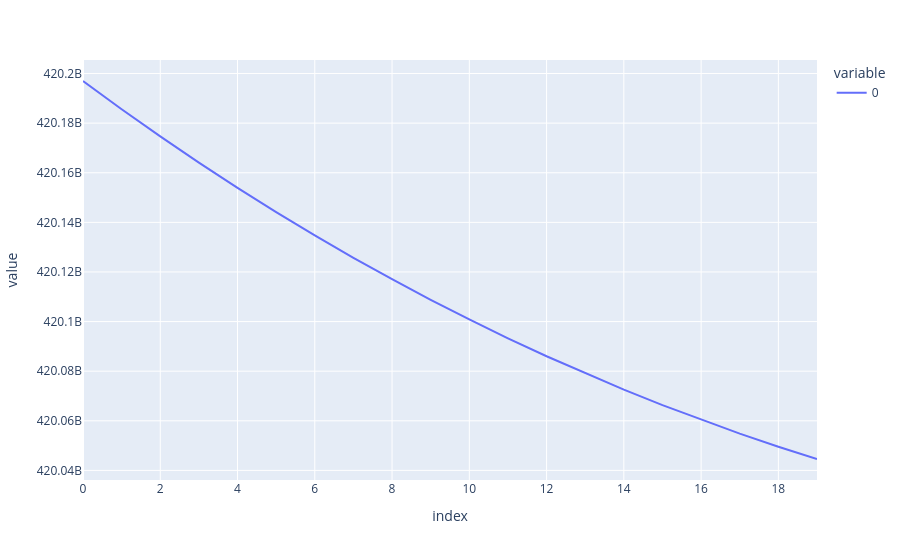

Notebook cell for this chart:
### Code cell
px.line(total_storage_baseline)

### Figure 1 — Plotly figure (JSON) as saved in the notebook; plotly's stock layout.template omitted (floating-point values rounded to 4 significant figures)
{"data": [{"hovertemplate": "variable=0<br>index=%{x}<br>value=%{y}<extra></extra>", "legendgroup": "0", "line": {"color": "#636efa", "dash": "solid"}, "marker": {"symbol": "circle"}, "mode": "lines", "name": "0", "orientation": "v", "showlegend": true, "type": "scatter", "x": [0, 1, 2, 3, 4, 5, 6, 7, 8, 9, 10, 11, 12, 13, 14, 15, 16, 17, 18, 19], "xaxis": "x", "y": [420200000000.0, 420200000000.0, 420200000000.0, 420200000000.0, 420200000000.0, 420100000000.0, 420100000000.0, 420100000000.0, 420100000000.0, 420100000000.0, 420100000000.0, 420100000000.0, 420100000000.0, 420100000000.0, 420100000000.0, 420100000000.0, 420100000000.0, 420100000000.0, 420000000000.0, 420000000000.0], "yaxis": "y"}], "layout": {"legend": {"title": {"text": "variable"}, "tracegroupgap": 0}, "margin": {"t": 60}, "xaxis": {"anchor": "y", "domain": [0, 1], "title": {"text": "index"}}, "yaxis": {"anchor": "x", "domain": [0, 1], "title": {"text": "value"}}}}
